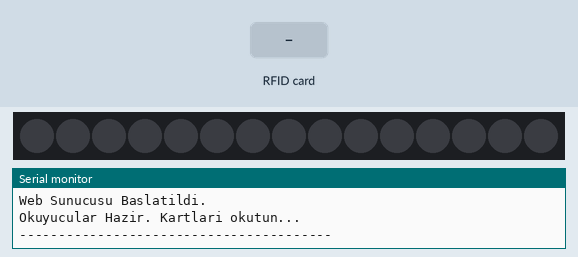
Simulated run of this sketch. Board: ESP32. Parts: 15 RGB LEDs in strip order, left to right, the last lines printed to the serial monitor. The test bench sets the inputs (shaded band). Dim RGB values are drawn brighter than linear; WiFi joins after 1.5 s; servers stay silent unless stated.

Above: at 3.8 s.
3.9 s: RFID card 12 34 56 78 held to the reader
At 4.02 s:
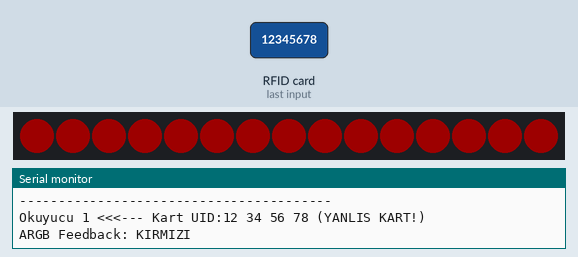
6.0 s: RFID card FA 44 A9 00 held to the reader
At 6.11 s:
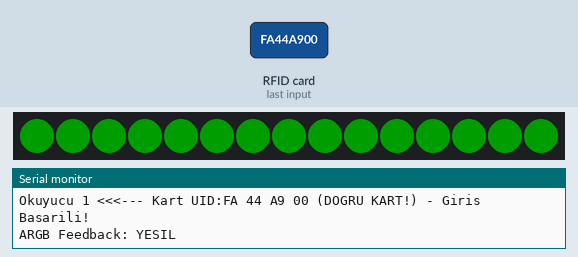
8.1 s: RFID card 71 83 A1 27 held to the reader
At 8.22 s:
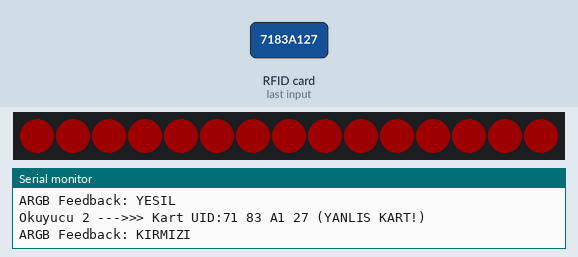
Timing chart, 0 to 11.1 s (numbered marks = the images above; inputs shaded):
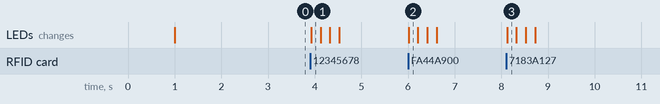

The sketch:

rfid_ui_updated.ino
```cpp
#include <SPI.h>
#include <MFRC522.h>
#include <Adafruit_NeoPixel.h>
#include <WiFi.h>
#include <WebServer.h>

// --- WiFi Ayarları ---
const char* ssid = "Ents_Test";     // WiFi ağınızın adını buraya girin
const char* password = "12345678"; // WiFi şifrenizi buraya girin

// --- NeoPixel Ayarları ---
#define LED_PIN_ARGB    2     // ARGB LED'lerin bağlı olduğu pin
#define NUM_LEDS_ARGB   15    // ARGB LED sayısı
Adafruit_NeoPixel strip = Adafruit_NeoPixel(NUM_LEDS_ARGB, LED_PIN_ARGB, NEO_GRB + NEO_KHZ800);

// --- RFID Okuyucu 1 Ayarları ---
#define RST_PIN_1   22    // RFID 1 Reset Pini
#define SS_PIN_1    15    // RFID 1 SS (SDA) Pini
MFRC522 rfid1(SS_PIN_1, RST_PIN_1);

// --- RFID Okuyucu 2 Ayarları ---
#define RST_PIN_2   21    // RFID 2 Reset Pini
#define SS_PIN_2    4     // RFID 2 SS (SDA) Pini
MFRC522 rfid2(SS_PIN_2, RST_PIN_2);

// --- İzinli Kart UID'leri ---
const byte allowedUIDs_Reader1[][4] = {
  {0xFA, 0x44, 0xA9, 0x00},
  {0x71, 0x83, 0xA1, 0x27}
};
const int numAllowedUIDs_Reader1 = sizeof(allowedUIDs_Reader1) / sizeof(allowedUIDs_Reader1[0]);

const byte allowedUIDs_Reader2[][4] = {
  {0x75, 0x41, 0x61, 0x9A},
  {0xC9, 0x51, 0x82, 0x83}
};
const int numAllowedUIDs_Reader2 = sizeof(allowedUIDs_Reader2) / sizeof(allowedUIDs_Reader2[0]);

// --- Web Sunucusu ---
WebServer server(80); // Web sunucusunu 80 portunda başlat

// --- Web Arayüzü İçin Global Değişkenler ---
String lastUID = "Henuz Kart Okutulmadi";
String lastStatus = "-";
int lastReader = 0;

// --- Fonksiyon Prototipleri ---
void printCardUID(MFRC522::Uid uid);
bool checkUID(MFRC522::Uid uid, int readerNumber);
void feedbackARGB(bool success);
void handleRoot();
void handleNotFound();
String getUIDString(MFRC522::Uid uid);

void setup() {
  Serial.begin(115200);
  delay(1000);

  Serial.println("RFID Kart Esleştirme Testi (Web Arayüzlü)");
  Serial.println("----------------------------------------");

  // --- ARGB LED Başlatma ---
  strip.begin();
  strip.setBrightness(50);
  strip.fill(strip.Color(0, 0, 0), 0, NUM_LEDS_ARGB);
  strip.show();
  Serial.println("ARGB LED Seridi Baslatildi.");

  // --- SPI Başlatma ---
  SPI.begin();

  // --- RFID Okuyucuları Başlatma ---
  Serial.println("Okuyucu 1 Baslatiliyor...");
  rfid1.PCD_Init();
  byte version1 = rfid1.PCD_ReadRegister(MFRC522::VersionReg);
  if (version1 == 0x00 || version1 == 0xFF) {
    Serial.println("UYARI: Okuyucu 1 baslatilamadi!");
  } else {
    Serial.print("Okuyucu 1 Versiyon: 0x"); Serial.println(version1, HEX);
  }

  Serial.println("Okuyucu 2 Baslatiliyor...");
  rfid2.PCD_Init();
  byte version2 = rfid2.PCD_ReadRegister(MFRC522::VersionReg);
  if (version2 == 0x00 || version2 == 0xFF) {
    Serial.println("UYARI: Okuyucu 2 baslatilamadi!");
  } else {
    Serial.print("Okuyucu 2 Versiyon: 0x"); Serial.println(version2, HEX);
  }

  // --- WiFi Bağlantısı ---
  Serial.println("\nWiFi Agina Baglaniliyor...");
  WiFi.begin(ssid, password);
  while (WiFi.status() != WL_CONNECTED) {
    delay(500);
    Serial.print(".");
  }
  Serial.println("\nWiFi Baglandi!");
  Serial.print("IP Adresi: ");
  Serial.println(WiFi.localIP());

  // --- Web Sunucusu Rotaları ---
  server.on("/", handleRoot); // Ana sayfa
  server.onNotFound(handleNotFound); // Bulunamayan sayfalar
  server.begin(); // Web sunucusunu başlat
  Serial.println("Web Sunucusu Baslatildi.");

  Serial.println(F("\nOkuyucular Hazir. Kartlari okutun..."));
  Serial.println("----------------------------------------");
}

void loop() {
  server.handleClient(); // Web sunucusu isteklerini dinle

  bool cardMatchStatus;

  // --- Okuyucu 1 Kontrolü ---
  if (rfid1.PICC_IsNewCardPresent() && rfid1.PICC_ReadCardSerial()) {
    Serial.print("Okuyucu 1 <<<--- ");
    printCardUID(rfid1.uid);
    lastUID = getUIDString(rfid1.uid); // UID'yi güncelle
    lastReader = 1; // Okuyucuyu güncelle
    cardMatchStatus = checkUID(rfid1.uid, 1);
    lastStatus = cardMatchStatus ? "Giris Basarili!" : "Giris Reddedildi!"; // Durumu güncelle
    feedbackARGB(cardMatchStatus);
    rfid1.PICC_HaltA();
  }

  // --- Okuyucu 2 Kontrolü ---
  if (rfid2.PICC_IsNewCardPresent() && rfid2.PICC_ReadCardSerial()) {
    Serial.print("Okuyucu 2 --->>> ");
    printCardUID(rfid2.uid);
    lastUID = getUIDString(rfid2.uid); // UID'yi güncelle
    lastReader = 2; // Okuyucuyu güncelle
    cardMatchStatus = checkUID(rfid2.uid, 2);
    lastStatus = cardMatchStatus ? "Giris Basarili!" : "Giris Reddedildi!"; // Durumu güncelle
    feedbackARGB(cardMatchStatus);
    rfid2.PICC_HaltA();
  }
  delay(50); // Kısa bir gecikme
}

// --- UID'yi String'e Çevir ---
String getUIDString(MFRC522::Uid uid) {
  String uidStr = "";
  for (byte i = 0; i < uid.size; i++) {
    uidStr += (uid.uidByte[i] < 0x10 ? " 0" : " ");
    uidStr += String(uid.uidByte[i], HEX);
  }
  uidStr.toUpperCase();
  return uidStr.substring(1); // Baştaki boşluğu kaldır
}

// --- UID'yi Seri Monitöre Yazdır ---
void printCardUID(MFRC522::Uid uid) {
  Serial.print(F("Kart UID:"));
  Serial.print(getUIDString(uid));
}

// --- UID Kontrolü ---
bool checkUID(MFRC522::Uid uid, int readerNumber) {
  bool match = false;
  const byte (*allowedUIDs)[4];
  int numAllowedUIDs;

  if (readerNumber == 1) {
    allowedUIDs = allowedUIDs_Reader1;
    numAllowedUIDs = numAllowedUIDs_Reader1;
  } else if (readerNumber == 2) {
    allowedUIDs = allowedUIDs_Reader2;
    numAllowedUIDs = numAllowedUIDs_Reader2;
  } else {
    return false;
  }

  if (uid.size != 4) {
    Serial.println(" (Gecersiz UID boyutu!)");
    return false;
  }

  for (int i = 0; i < numAllowedUIDs; i++) {
    if (memcmp(uid.uidByte, allowedUIDs[i], 4) == 0) {
      match = true;
      break;
    }
  }

  if (match) {
    Serial.println(" (DOGRU KART!) - Giris Basarili!");
  } else {
    Serial.println(" (YANLIS KART!)");
  }
  return match;
}

// --- ARGB LED Geri Bildirimi ---
void feedbackARGB(bool success) {
  uint32_t color = success ? strip.Color(0, 150, 0) : strip.Color(150, 0, 0);
  Serial.println(success ? "ARGB Feedback: YESIL" : "ARGB Feedback: KIRMIZI");

  for (int i = 0; i < 2; i++) { // 3 yerine 2 kez yanıp sönsün, daha hızlı olsun
    strip.fill(color, 0, NUM_LEDS_ARGB);
    strip.show();
    delay(200);
    strip.fill(strip.Color(0, 0, 0), 0, NUM_LEDS_ARGB);
    strip.show();
    delay(200);
  }
}

// --- Web Ana Sayfası İşleyicisi ---
void handleRoot() {
  String html = "<!DOCTYPE html><html><head><title>RFID</title>";
  html += "<meta http-equiv='refresh' content='5'>"; // Sayfayı 5 saniyede bir yenile
  html += "<style>";
  html += "body { font-family: sans-serif; background-color: #f4f4f4; text-align: center; margin-top: 50px; }";
  html += ".container { background-color: #fff; padding: 30px; border-radius: 8px; box-shadow: 0 2px 4px rgba(0,0,0,0.1); display: inline-block; }";
  html += "h1 { color: #333; }";
  html += "p { font-size: 1.2em; color: #555; }";
  html += "span { font-weight: bold; padding: 5px 10px; border-radius: 4px; color: #fff; }";
  html += ".success { background-color: #28a745; }";
  html += ".fail { background-color: #dc3545; }";
  html += ".neutral { background-color: #6c757d; }";
  html += "</style></head><body>";
  html += "<div class='container'>";
  html += "<h1>ESP32 RFID Web Arayuzu</h1>";
  html += "<p>Son Okunan Kart UID: <b>" + lastUID + "</b></p>";
  html += "<p>Okuyucu: <b>" + String(lastReader == 0 ? "-" : String(lastReader)) + "</b></p>";

  String statusClass = "neutral";
  if (lastStatus.indexOf("Basarili") != -1) statusClass = "success";
  else if (lastStatus.indexOf("Reddedildi") != -1) statusClass = "fail";

  html += "<p>Durum: <span class='" + statusClass + "'>" + lastStatus + "</span></p>";
  html += "</div></body></html>";

  server.send(200, "text/html", html); // HTML sayfasını gönder
}

// --- Bulunamayan Sayfa İşleyicisi ---
void handleNotFound() {
  server.send(404, "text/plain", "404: Sayfa Bulunamadi");
}
```

Measured:
- after the input at 3.9 s, the LEDs: change at once (image 1)
- after the input at 6.0 s, the LEDs: change at once (image 2)
- after the input at 8.1 s, the LEDs: change at once (image 3)
